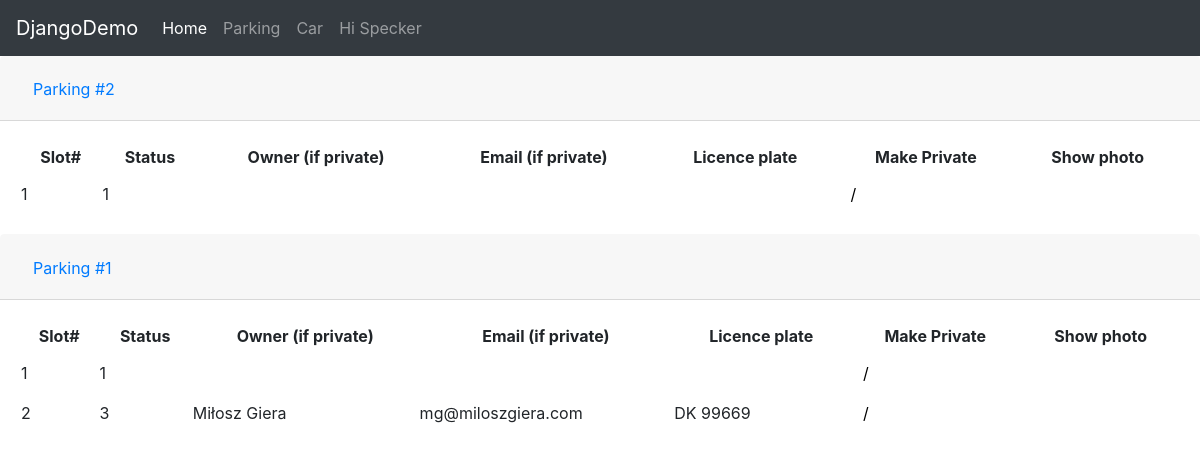
The page /Parking/ (signed in) on the database its author committed.
### Parking/models.py (models this page shows, shortened)
class Parking(models.Model):
    Parking_ID = models.AutoField(primary_key=True)
    Parking_Name = models.TextField(max_length=50, unique=True)
    Parking_Address = models.TextField(max_length=300)

class Parking_Slot(models.Model):
    STATUS = (
      (1, ('Free')),
      (2, ('Taken')),
      (3, ('Private')),
    )
    Slot_ID = models.AutoField(primary_key=True)
    Slot_number = models.IntegerField()
    Parking = models.ForeignKey(
        Parking,
        on_delete=models.CASCADE)
    status = models.PositiveSmallIntegerField(
      choices=STATUS,
      default=1,
    )
    Taken_By = models.OneToOneField(
        Car,
        on_delete= models.SET_NULL,
        null=True,
        blank=True,
    )
    Rented_By = models.OneToOneField(
        User,
        on_delete= models.SET_NULL,
        null=True,
        blank=True,
    )

### Car/models.py (models this page shows, shortened)
class Car(models.Model):
    STATUS = (
      (1, ('Available')),
      (2, ('Unavailable')),
    )
    id = models.AutoField(primary_key=True)
    car_Name = models.TextField(max_length=50, unique=True)
    car_Model = models.TextField(max_length=50)
    car_licence_Plate = models.TextField(max_length=50)
    status = models.PositiveSmallIntegerField(
      choices=STATUS,
      default=1,
    )
    driver = models.OneToOneField(
        User,
        on_delete= models.SET_NULL,
        null=True,
        blank=True,
    )
    cam_url = models.TextField(max_length=200)

### Parking/views.py (the view)
# urls.py: path('Parking/', parking_detail_view),
@login_required(login_url="/Home/")
def parking_detail_view(request):
    enforcer = Enforcer.objects.get(User=request.user)
    enforcers_parkings = enforcer.Parkings.all()
    parking_slots = Parking_Slot.objects.all()
    context = {
        "title": "Parking Details",
        "Parking_objects": enforcers_parkings,
        "Parking_slot_objects": parking_slots,
    }
    return render(request,"Parking/details.html",context)

### templates/Parking/details.html (shortened to what this page needs)
{%extends 'base.html'%}
{% block content %}
{% for Parking in Parking_objects%}
<div class="accordion" id="accordionParkings">
    <div class="card tablecard"  style="background-color: #b9b9b900; border: 0; width: 100%">
      <div class="card-header tablecard-header" id="headingOne">
        <h2 class="mb-0">
          <button class="btn btn-link" type="button" data-toggle="collapse" data-target="#collapse{{ forloop.counter }}"
            aria-expanded="true" aria-controls="collapse{{ forloop.counter }}">
            {{Parking.Parking_Name}}
          </button>
        </h2>
      </div>
      <div id="collapse{{ forloop.counter }}" class="collapse show" aria-labelledby="headingOne" data-parent="#accordionParkings" style="height: 100%">
        <div class="card-body">
            <table style="width:100%; height: 100%">
                <tr style="text-align:center; margin:5px;width: 100%;">
                    <th style="padding:5px">Slot# </th>
                    <th style="padding:5px">Status </th>
                    <th style="padding:5px">Owner (if private) </th>
                    <th style="padding:5px">Email (if private) </th>
                    <th style="padding:5px">Licence plate </th>
                    <th style="padding:5px">Make Private </th>
                    <th style="padding:5px">Show photo </th>
                </tr>
                {% for Slot in Parking_slot_objects%}
                    {% if Slot.Parking.Parking_Name == Parking.Parking_Name %}
                        <tr>
                            <td>{{Slot.Slot_number}}</td>
                            <td>{{Slot.status}}</td>
                            <td>{{Slot.Rented_By.first_name}} {{Slot.Rented_By.last_name}}</td>
                            <td>{{Slot.Rented_By.email}}</td>
                            <td>{{Slot.Taken_By.car_licence_Plate}}</td>
                            <td><button class="btn login_btn" style="color:black;" type="button" data-toggle="modal"
                                data-target="#exampleModalMakePriv">
                                <fa-icon [icon]="faLockOpen"></fa-icon>/<fa-icon [icon]="faLock"></fa-icon>
                            </button></td>
                            <td><button class="btn login_btn" style="color:black;" type="button" data-toggle="modal"
                                data-target="#exampleModalShowPhoto">
                            </button></td>
                        </tr>
                    {%endif%}
                {%endfor%}
            </table>
        </div>
      </div>
    </div>
    {% endfor %}
{% endblock %}

### templates/base.html (shortened to what this page needs)
<!DOCTYPE html>
{% load static %}
<html>
    <head>
        <link rel="stylesheet" href="https://stackpath.bootstrapcdn.com/bootstrap/4.3.1/css/bootstrap.min.css">
        <link rel="stylesheet" type="text/css" href="https://drive.google.com/uc?export=view&id=1cBOmgK6y1lX6E4bALY35HUNGeruXDDqo" />
    </head>
    <body>
        <nav class="navbar navbar-expand-lg navbar-dark bg-dark">
            <a class="navbar-brand" href="/">DjangoDemo</a>
            <div class="collapse navbar-collapse" id="navbarSupportedContent">
              <ul class="navbar-nav mr-auto">
                <li class="nav-item active">
                  <a class="nav-link" href="/">Home <span class="sr-only">(current)</span></a>
                </li>
                {% if request.user.is_authenticated  %}
                <li class="nav-item">
                  <a class="nav-link" href="/Parking">Parking</a>
                </li>
                <li class="nav-item">
                    <a class="nav-link" href="/Car">Car</a>
                </li>
                <a class="nav-link">Hi {{request.user}}</a>
                {% else %}
                    <a class="nav-link" href="https://images-cdn.9gag.com/images/thumbnail-facebook/38935558_1504075281.4528_vE7aJy_n.jpg">Hi Stranger!<span class="sr-only"></span></a>
                {% endif %}
              </ul>
            </div>
          </nav>
        {%block content%}
        {%endblock%}
    </body>
</html>

### rows shown on the page
Parking: Parking_Name "Parking #2"
Parking_Slot: Slot_number "1", status "1"
Parking: Parking_Name "Parking #1"
Parking_Slot: Slot_number "1", status "1"
Parking_Slot: Slot_number "2", status "3", Rented_By.first_name "Miłosz", Rented_By.last_name "Giera", Rented_By.email "mg@miloszgiera.com", Taken_By.car_licence_Plate "DK 99669"

### other values the page prints
{{ request.user }} "Specker"
